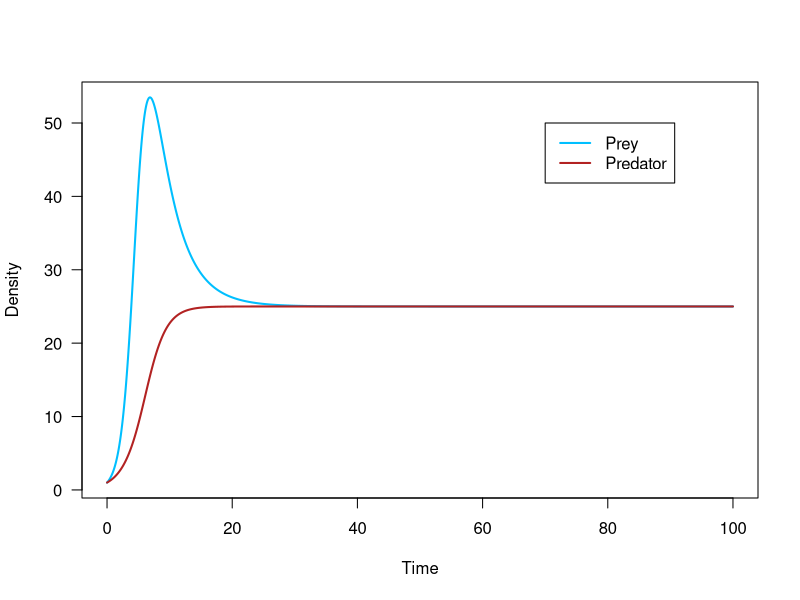
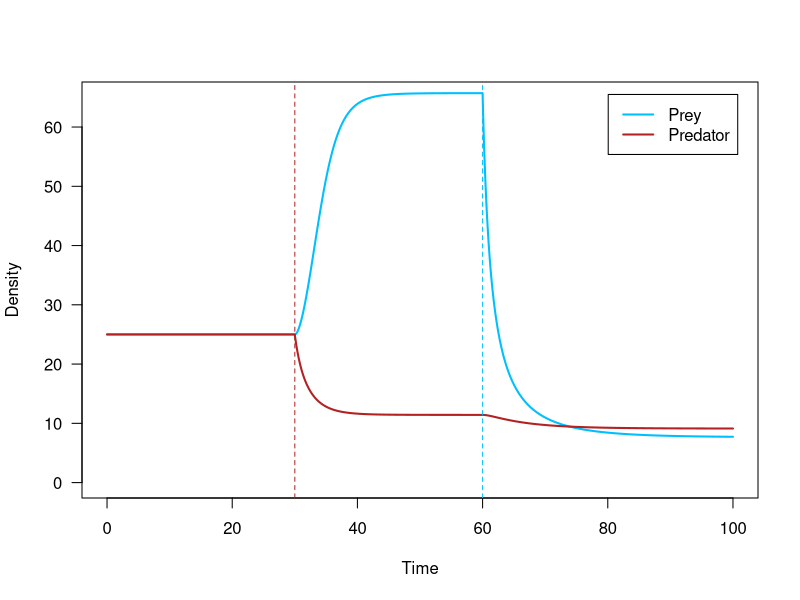
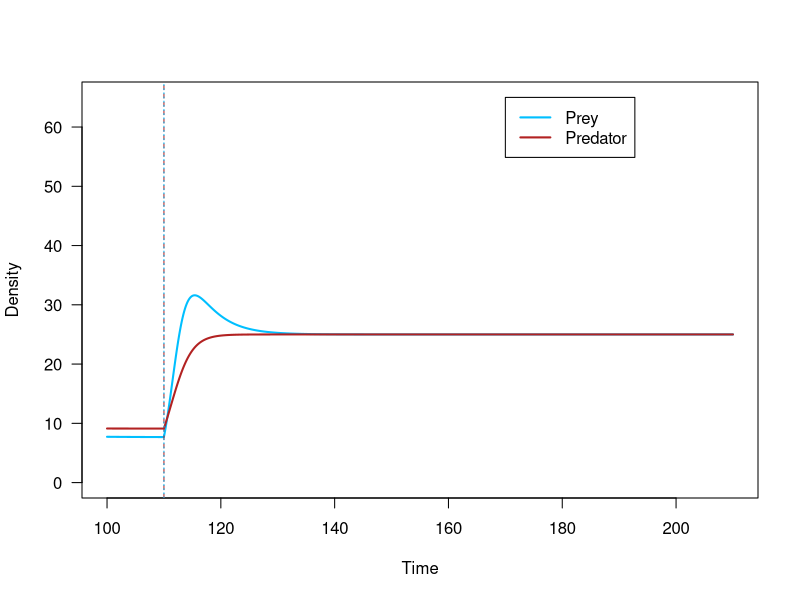
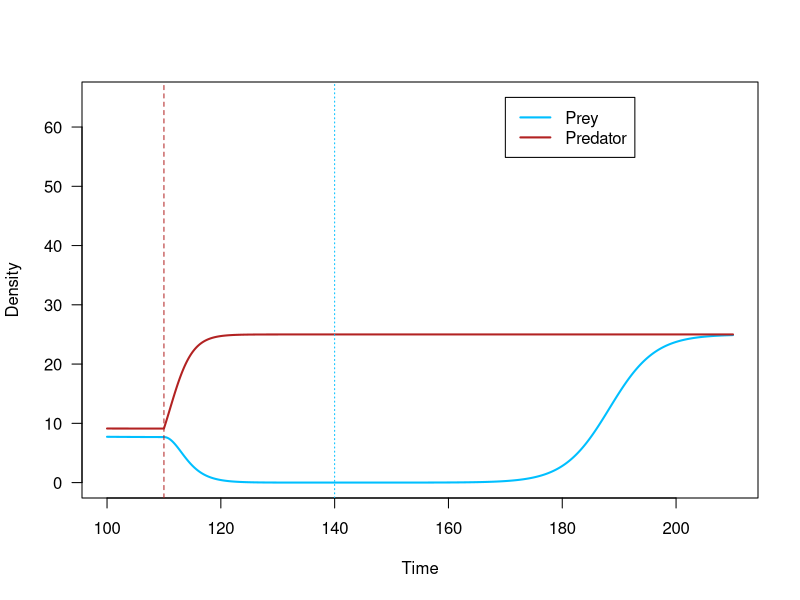
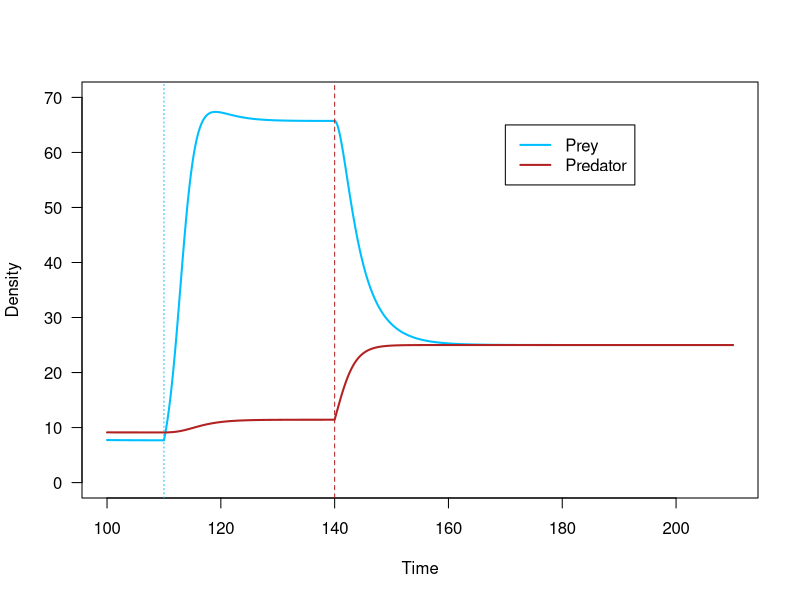
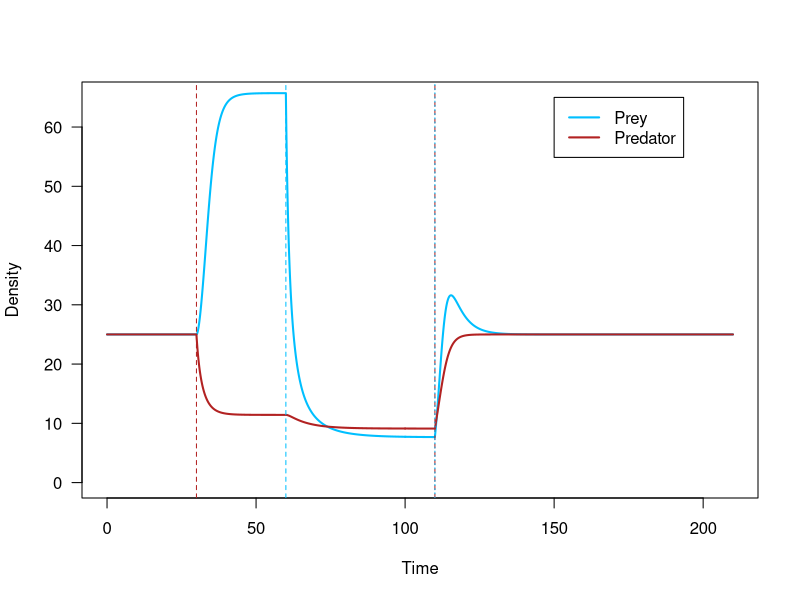
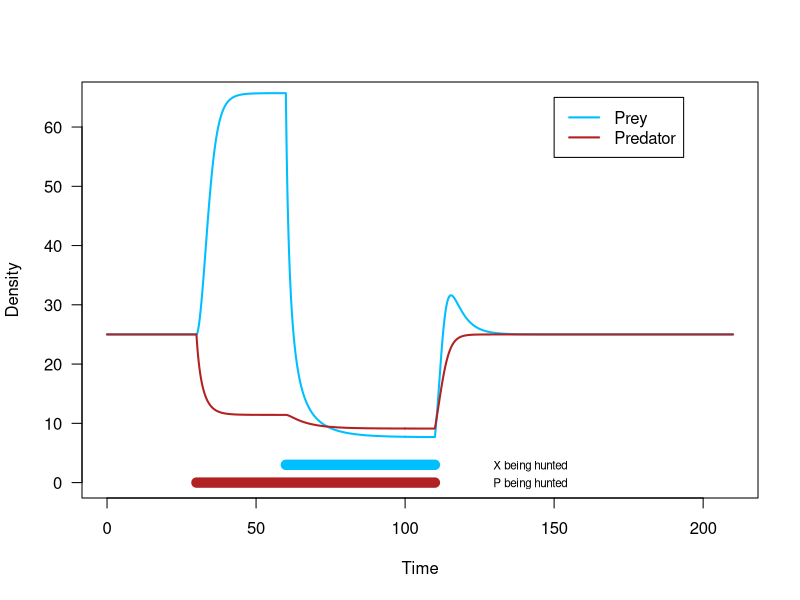
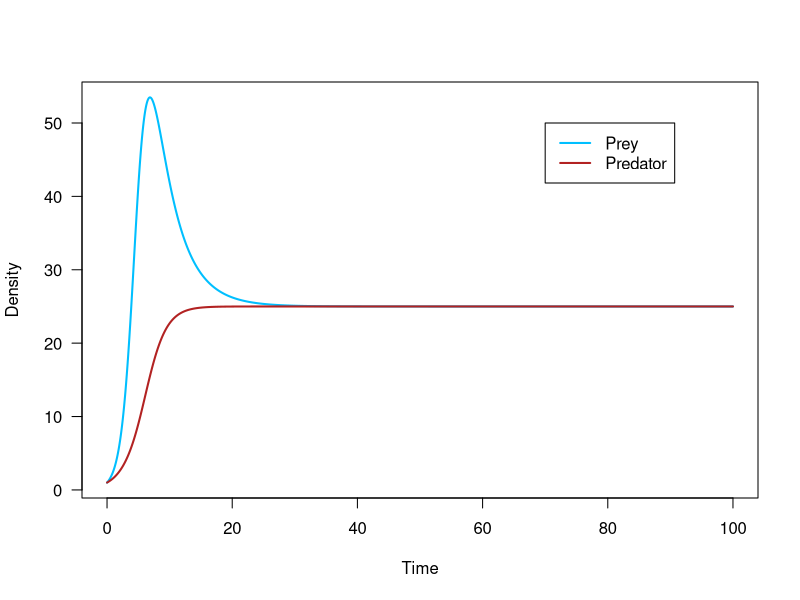

Reproduce these figures in R, in order.
## ---- chunk 1
knitr::opts_chunk$set(echo = TRUE)
## ---- chunk 2
r_x <- 1 		# prey X's growth rate
K_x <- 100 		# prey X's carrying capacity
a_x <- 0.03		# attack rate of predator on prey X
c <- 0.05		# predator's conversion efficiency
a_y <- 0.03		# attack rate of predator on prey Y
d_p <- 0.25		# mortality rate of predator
K_p <- 25		# predator's carrying capacity
Y <- 500		# abundance of other prey type
## ---- chunk 3
X0 <- 1 # prey X initial population size
P0 <- 1 # predator initial population size
## ---- chunk 4
# creating holding vectors and filling initial conditions
tset <- seq(from = 0, to = 100, length.out = 20000)
X.simu1 <- NaN*tset
X.simu1[1] <- X0
P.simu1 <- NaN*tset
P.simu1[1] <- P0

for(i in 2:length(tset)){
  # calculating change in time
	dt <- tset[i]-tset[i-1]
	
	# storing temporary variables
	X <- X.simu1[i-1]
	P <- P.simu1[i-1]
	
	# calculating change in population size of predator and prey
	dX <- ( r_x*X*(1-X/K_x) - a_x*P*X ) * dt
	dP <- ( P*(c*(a_x*X+a_y*Y)-d_p)*(1-P/K_p) ) * dt
	
	# calculating total population size of predator and prey
	# storing in holding vector
	X.simu1[i] <- X.simu1[i-1] + dX
	P.simu1[i] <- P.simu1[i-1] + dP
}
## ---- chunk 5
# storing colors for predator and prey
Xcol <- 'deepskyblue'
Pcol <- 'firebrick'
## ---- chunk 6
# plot prey (X.simu1) against time (tset)
plot(x = tset, y = X.simu1,
     type = 'l', las = 1, lwd = 2, col = Xcol,
     xlab = 'Time', ylab = 'Density')

# plot predator (P.simu1) against time (tset)
lines(x = tset, y = P.simu1,
      lwd = 2, col = Pcol)

# add a legend
legend(x = 70, y = 50, 
       lwd = 2,
       legend = c('Prey', 'Predator'),
       col = c(Xcol, Pcol))
## ---- chunk 7
# 
X0 <- X.simu1[length(tset)]
P0 <- P.simu1[length(tset)]
## ---- chunk 8
h_x <- 0.65 		# hunting rate of species X
h_p <- 0.325		# hunting rate of species P
## ---- chunk 9
# 
t_Pstart <- 30

# 
t_Xstart <- 60
## ---- chunk 10
# creating holding vectors and filling initial conditions
tset <- seq(from = 0, to = 100, length.out = 20000)
X.simu2 <- NaN*tset
X.simu2[1] <- X0
P.simu2 <- NaN*tset
P.simu2[1] <- P0
## ---- chunk 11
for(i in 2:length(tset)){
  
  # ifelse statements for hunting
	if(tset[i] < t_Pstart){ h_p_now <- 0 } ##setting the if statement for when h_p_now is 0
  else { h_p_now <- h_p } ##and if its not, then set h_p_now to be h_p
	
	if(tset[i] < t_Xstart){ h_x_now <- 0 } ##doing the same as above for h_x_now
  else { h_x_now <- h_x } ## ##doing the same as above for h_x_now and h_x
	
  # calculating change in time
	dt <- tset[i]-tset[i-1]
	
	# 
	X <- X.simu2[i-1]
	P <- P.simu2[i-1]
	
	# calculating change in population size for predator and prey
	dX <- ( r_x*X*(1-X/K_x) - a_x*P*X - h_x_now*X ) * dt #equation for prey with hunting
	dP <- ( P*(c*(a_x*X+a_y*Y)-d_p)*(1-P/K_p) - h_p_now*P ) * dt #equation for predators with hunting
	
	# calculating total population size for predator and prey
	X.simu2[i] <- X.simu2[i-1] + dX
	P.simu2[i] <- P.simu2[i-1] + dP
}
## ---- chunk 12
# Scenario 2:
# 

# plot prey (X.simu2) against time (tset)
plot(x = tset, y = X.simu2,
     type = 'l', las = 1, lwd = 2, col = Xcol,
     xlab = 'Time', ylab = 'Density',
     ylim = c(0, 65))

# plot predator (P.simu2) against time (tset)
lines(x = tset, y = P.simu2,
      lwd = 2, col = Pcol)

# add a legend
## New legend arguments!! What do they do? ##
legend(x = 'topright',  # turns out we can tell R to put the legend in a physical place on the plot
       inset = 0.03,   # the inset argument tells R how far inside the axes to place the legend
       lwd = 2,
       legend = c('Prey','Predator'),
       col = c(Xcol, Pcol))

# add vertical lines to indicate where hunting was turned on for each species
abline(v = t_Pstart, lty = 2, col = Pcol)
abline(v = t_Xstart, lty = 2, col = Xcol)
## ---- chunk 13
# 
X0_dis <- X.simu2[length(tset)]
P0_dis <- P.simu2[length(tset)]
## ---- chunk 14
tset2 <- seq(from = 100, to = 210,length.out = 21000)
## ---- chunk 15

t_stophunt <- 110

## ---- chunk 16

t_stopX <- 140

## ---- chunk 17

t_stopP <- 149

## ---- chunk 18
# creating holding vectors and storing initial conditions
X.simu3 <- NaN*tset2
X.simu3[1] <- X0_dis
P.simu3 <- NaN*tset2
P.simu3[1] <- P0_dis

# using tset2: time from 100 to 210
for(i in 2:length(tset2)){ #start at time step 2 from the second time step we set
	
  # if else statements
  ## if current time step is before (less than) t_stophunt hunting pressure stays as h_p
  ## else hunting pressure is set to 0 (no hunting after t_stophunt)
	if(tset2[i] < t_stophunt){ h_p_now <- h_p } else { h_p_now <- 0 }
	
  ## if current time step is before (less than) t_stophunt hunting pressure stays as h_x
  ## else hunting pressure is set to 0 (no hunting after t_stophunt)
	if(tset2[i] < t_stophunt){ h_x_now <- h_x } else { h_x_now <- 0 }
	
  # calculating change in time
	dt <- tset2[i]-tset2[i-1]
	
	# storing temporary variables
	X <- X.simu3[i-1] #prey at previous step
	P <- P.simu3[i-1] #preds at previous step
	
	# calculating change in population size
	dX <- (r_x*X*(1-X/K_x) - a_x*P*X - h_x_now*X ) * dt #hunting equation for prey
	dP <- (P*(c*(a_x*X+a_y*Y)-d_p)*(1-P/K_p) - h_p_now*P ) * dt #hunting equation for preds
	
	# calculating total population size and storing in holding vector
	X.simu3[i] <- X.simu3[i-1] + dX
	P.simu3[i] <- P.simu3[i-1] + dP
}
## ---- chunk 19
# Scenario 3:
# 

# plot prey (X.simu3) against time (tset2)
plot(x = tset2, y = X.simu3,
     type = 'l', las = 1, lwd = 2, col = Xcol,
     xlab = 'Time', ylab = 'Density',
     ylim = c(0, 65))

# plot predator (P.simu3) against time (tset2)
lines(x = tset2, y = P.simu3,
      lwd = 2, col = Pcol)

# add a legend
legend(x = 170, y = 65, 
       lwd = 2,
       legend = c('Prey', 'Predator'),
       col = c(Xcol, Pcol))

# add vertical lines to indicate where hunting stopped
abline(v = t_stophunt, lty = 2, col = Pcol)
abline(v = t_stophunt, lty = 3, col = Xcol)
## ---- chunk 20
# creating holding vectors and storing initial conditions
X.simu4 <- NaN*tset2
X.simu4[1] <- X0_dis
P.simu4 <- NaN*tset2
P.simu4[1] <- P0_dis

for(i in 2:length(tset2)){
	
  # if time is before t_stophunt, h_p_now = h_p
  # else, h_p_now = 0
	if(tset2[i] < t_stophunt){ h_p_now <- h_p } else { h_p_now <- 0 }
	
  # if time is before t_stopX, h_x_now = h_x
  # else, h_x_now = 0
	if(tset2[i] < t_stopX){ h_x_now <- h_x } else { h_x_now <- 0 }
	
  # calculating change in time
	dt <- tset2[i]-tset2[i-1]
	
	# storing temporary variables
	X <- X.simu4[i-1]
	P <- P.simu4[i-1]
	
	# calculating change in population size
	dX <- ( r_x*X*(1-X/K_x) - a_x*P*X - h_x_now*X ) * dt #prey
	dP <- ( P*(c*(a_x*X+a_y*Y)-d_p)*(1-P/K_p) - h_p_now*P ) * dt #pred
	
	# calculating total population size and storing in holding vector
	X.simu4[i] <- X.simu4[i-1] + dX
	P.simu4[i] <- P.simu4[i-1] + dP
}
## ---- chunk 21
# Scenario 4:
# 

# plot prey (X.simu4) against time (tset2)
plot(x = tset2, y = X.simu4,
     type = 'l', las = 1, lwd = 2, col = Xcol,
     xlab = 'Time', ylab = 'Density',
     ylim = c(0, 65))

# plot predator (P.simu4) against time (tset2)
lines(x = tset2, y = P.simu4,
      lwd = 2, col = Pcol)

# add a legend
legend(x = 170, y = 65, 
       lwd = 2,
       legend = c('Prey', 'Predator'),
       col = c(Xcol, Pcol))

# add vertical lines to indicate where hunting stopped
abline(v = t_stophunt, lty = 2, col = Pcol)
abline(v = t_stopX, lty = 3, col = Xcol)



## ---- chunk 22
#the population recovered but a while after hunting pressure stopped (redrew line as well)

## ---- chunk 23
# creating holding vectors and storing initial conditions
X.simu5 <- NaN*tset2
X.simu5[1] <- X0_dis
P.simu5 <- NaN*tset2
P.simu5[1] <- P0_dis

for(i in 2:length(tset2)){
  
  # if time is before t_stophunt, h_x_now = h_x --> switched hunting stop with time above
  # else, h_x_now = 0
	if(tset2[i] < t_stophunt){ h_x_now <- h_x } else { h_x_now <- 0 }
  
  # if time is before t_stopX, h_p_now = h_p --> switched with above
  # else, h_p_now = 0
	if(tset2[i] < t_stopX){ h_p_now <- h_p } else { h_p_now <- 0 }

  # calculating change in time
	dt <- tset2[i]-tset2[i-1]
	
	# storing temporary variables
	X <- X.simu5[i-1]
	P <- P.simu5[i-1]
	
	# calculating change in population size
	dX <- ( r_x*X*(1-X/K_x) - a_x*P*X - h_x_now*X ) * dt #prey
	dP <- ( P*(c*(a_x*X+a_y*Y)-d_p)*(1-P/K_p) - h_p_now*P ) * dt #pred
	
	# calculating total population size and storing in holding vector
	X.simu5[i] <- X.simu5[i-1] + dX
	P.simu5[i] <- P.simu5[i-1] + dP
}

## ---- chunk 24
# Scenario 5:
# 

# plot prey (X.simu4) against time (tset2)
plot(x = tset2, y = X.simu5,
     type = 'l', las = 1, lwd = 2, col = Xcol,
     xlab = 'Time', ylab = 'Density',
     ylim = c(0, 70)) #needed more space here

# plot predator (P.simu4) against time (tset2)
lines(x = tset2, y = P.simu5,
      lwd = 2, col = Pcol)

# add a legend
legend(x = 170, y = 65, 
       lwd = 2,
       legend = c('Prey', 'Predator'),
       col = c(Xcol, Pcol))

# add vertical lines to indicate where hunting stopped
abline(v = t_stopX, lty = 2, col = Pcol)
abline(v = t_stophunt, lty = 3, col = Xcol)



## ---- chunk 25
# 
## plot prey
plot(x = tset, y = X.simu2,
     type = 'l', las = 1, lwd = 2, col = Xcol,
     xlab = 'Time', ylab = 'Density',
     xlim = c(0, 210), ylim = c(0, 65))
## plot predator
lines(x = tset, y = P.simu2,
      lwd = 2, col = Pcol)

# 
## plot prey
lines(x = tset2, y = X.simu3,
      lwd = 2, col = Xcol)
## plot predator
lines(x = tset2, y = P.simu3,
      lwd = 2, col = Pcol)

# add a legend
legend(x = 150, y = 65, 
       legend = c('Prey','Predator'),
       lwd = 2,
       col = c(Xcol, Pcol))

# add vertical lines to indicate where hunting started
abline(v = t_Xstart, lty = 2, col = Xcol)
abline(v = t_Pstart, lty = 2, col = Pcol)

# ad vertical lines to indicate where hunting ended
abline(v = t_stophunt, lty = 2, col = Pcol)
abline(v = t_stophunt, lty = 3, col = Xcol)
## ---- chunk 26
# 
## plot prey
plot(x = tset, y = X.simu2,
     type = 'l', las = 1, lwd = 2, col = Xcol,
     xlab = 'Time', ylab = 'Density',
     xlim = c(0, 210), ylim = c(0, 65))
## plot predator
lines(x = tset, y = P.simu2,
      lwd = 2, col = Pcol)

# 
## plot prey
lines(x = tset2, y = X.simu3,
      lwd = 2, col = Xcol)
## plot predator
lines(x = tset2, y = P.simu3,
      lwd = 2, col = Pcol)

# add a legend
legend(x = 150, y = 65, 
       legend = c('Prey','Predator'),
       lwd = 2,
       col = c(Xcol, Pcol))

# add horizontal line to indicate when prey hunting occurred
lines(x = c(t_Xstart, t_stophunt), y = c(3, 3), 
      lwd = 10, col = Xcol)
text(x = 142, y = 2.8, 'X being hunted', cex = .7)

# add horizontal line to indicate where predator hunting occurred
lines(x = c(t_Pstart, t_stophunt), y = c(0, 0), 
      lwd = 10, col = Pcol)
text(x = 142, y = -.2, 'P being hunted', cex = .7)
## ---- chunk 27
Yset <- seq(from = 0, to = 1000,length.out = 50)
## ---- chunk 28
# checking to make sure that simulation has reached equilibrium

# plot prey (X.simu1) against time
plot(x = tset, y = X.simu1,
     type = 'l', las = 1, lwd = 2, col = Xcol, 
     xlab = 'Time', ylab = 'Density')

# plot predator a(P.simu1) against time
lines(x = tset, y = P.simu1,
      lwd = 2, col = Pcol)

# add a legend
legend(x = 70, y = 50, 
       legend = c('Prey','Predator'),
       col = c(Xcol, Pcol),
       lwd = 2)
## ---- chunk 29
Xstarset <- NaN*Yset
Pstarset <- NaN*Yset
## ---- chunk 30
for(j in 1:length(Yset)){
  # assign the value of Y
	Y <- Yset[j] 
	
	# create a holding vector for predator and prey populations
	# and fill with initial conditions
	X.simu <- NaN*tset
	X.simu[1] <- 1   
	P.simu <- NaN*tset 
	P.simu[1] <- 1
	
	for(i in 2:length(tset)){
	  # calculating change in time
		dt <- tset[i]-tset[i-1]
		
		# storing temporary variables
		X <- X.simu[i-1]
		P <- P.simu[i-1]
		
		# calculating change in population size
		dX <- ( r_x*X*(1-X/K_x) - a_x*P*X - h_x*X ) * dt
		dP <- ( P*(c*(a_x*X+a_y*Y)-d_p)*(1-P/K_p) - h_p*P ) * dt
		
		# calculating total population size
		X.simu[i] <- X.simu[i-1] + dX
		P.simu[i] <- P.simu[i-1] + dP	
	}
	
	# storing last population size (equilibrium population size) in holding vector
	Xstarset[j] <- X.simu[length(tset)]
	Pstarset[j] <- P.simu[length(tset)]
	
}
## ---- chunk 31
# plot stable equilibria of predator (Pstarset) against density of alternate prey (Yset)
plot(x = Yset, y = Pstarset,
     type = 'l', lwd = 2, col = Pcol, las = 1,
     xlab = 'Density of alternate prey, Y', ylab = 'Stable equilibria of predator, P*')

# plot stable equilibria of prey (Xstarset) against density of alternate prey (Yset)
plot(x = Yset, y = Xstarset,
     type = 'l', lwd = 2, col = Xcol, las = 1, 
     xlab = 'Density of alternate prey, Y', ylab = 'Stable equilibria of focal prey, X*')
## ---- chunk 32
r_x <- 1 		# prey X's growth rate
K_x <- 100 		# prey X's carrying capacity
a_x <- 0.03		# attack rate of predator on prey X
c <- 0.05		# predator's conversion efficiency
a_y <- 0.03		# attack rate of predator on prey Y
d_p <- 0.25		# mortality rate of predator
K_p <- 25		# predator's carrying capacity
Y <- 500		# abundance of other prey type

# storing colors for predator and prey
Xcol <- 'deepskyblue' #preds
Pcol <- 'firebrick' #prey

#set our initial conditions to be the equilibrium state of the system without hunting:
X0 <- X.simu1[length(tset)] #intial for prey
P0 <- P.simu1[length(tset)] #initial for preds
## ---- chunk 33
h_x <- 0.65 		# hunting rate of species X
h_p <- 0.325		# hunting rate of species P
## ---- chunk 34
# time start for preds
t_Pstart <- 30
# time start for prey
t_Xstart <- 60
## ---- chunk 35
# creating holding vectors and filling initial conditions
tset <- seq(from = 0, to = 100, length.out = 20000)
X.simu2 <- NaN*tset
X.simu2[1] <- X0
P.simu2 <- NaN*tset
P.simu2[1] <- P0
## ---- chunk 36
for(i in 2:length(tset)){ #start indexing at time step 2
  
  # ifelse statements for hunting
	if(tset[i] < t_Pstart){ h_p_now <- 0 } ##setting the if statement for when h_p_now is 0
  else { h_p_now <- h_p } ##and if its not, then set h_p_now to be h_p
	
	if(tset[i] < t_Xstart){ h_x_now <- 0 } ##doing the same as above for h_x_now
  else { h_x_now <- h_x } ## ##doing the same as above for h_x_now and h_x
	
  # calculating change in time
	dt <- tset[i]-tset[i-1]
	
	# storing temporary variables
	X <- X.simu2[i-1]
	P <- P.simu2[i-1]
	
	# calculating change in population size for predator and prey
	dX <- ( r_x*X*(1-X/K_x) - a_x*P*X - h_x_now*X ) * dt #equation for prey with hunting
	dP <- ( P*(c*(a_x*X+a_y*Y)-d_p)*(1-P/K_p) - h_p_now*P ) * dt #equation for predators with hunting
	
	# calculating total population size for predator and prey
	X.simu2[i] <- X.simu2[i-1] + dX
	P.simu2[i] <- P.simu2[i-1] + dP
}

## ---- chunk 37

t_stophunt <- 110 #1
t_stopX <- 140 #2
t_stopP <- 149 #3

## ---- chunk 38
# creating holding vectors and storing initial conditions
X.simu3 <- NaN*tset2
X.simu3[1] <- X0_dis
P.simu3 <- NaN*tset2
P.simu3[1] <- P0_dis

# using tset2: time from 100 to 210
for(i in 2:length(tset2)){ #start at time step 2 from the second time step we set
	
  # if else statements
  ## if current time step is before (less than) t_stophunt hunting pressure stays as h_p
  ## else hunting pressure is set to 0 (no hunting after t_stophunt)
	if(tset2[i] < t_stophunt){ h_p_now <- h_p } else { h_p_now <- 0 }
	
  ## if current time step is before (less than) t_stophunt hunting pressure stays as h_x
  ## else hunting pressure is set to 0 (no hunting after t_stophunt)
	if(tset2[i] < t_stophunt){ h_x_now <- h_x } else { h_x_now <- 0 }
	
  # calculating change in time
	dt <- tset2[i]-tset2[i-1]
	
	# storing temporary variables
	X <- X.simu3[i-1] #prey at previous step
	P <- P.simu3[i-1] #preds at previous step
	
	# calculating change in population size
	dX <- (r_x*X*(1-X/K_x) - a_x*P*X - h_x_now*X ) * dt #hunting equation for prey
	dP <- (P*(c*(a_x*X+a_y*Y)-d_p)*(1-P/K_p) - h_p_now*P ) * dt #hunting equation for preds
	
	# calculating total population size and storing in holding vector
	X.simu3[i] <- X.simu3[i-1] + dX
	P.simu3[i] <- P.simu3[i-1] + dP
}
## ---- chunk 39
## plot prey from simulation 2 where 
plot(x = tset, y = X.simu2, #putting prey into y axis, timeseries along x
     type = 'l', las = 1, lwd = 2, col = Xcol, #visuals
     xlab = 'Time', ylab = 'Density', #labels
     xlim = c(0, 210), ylim = c(0, 65)) #bounds of axes
## plot predator
lines(x = tset, y = P.simu2, #adding pred line
      lwd = 2, col = Pcol) #visuals

#this part is for the second half of the graph - later chunk of time steps 
## plot prey
lines(x = tset2, y = X.simu3, #prey from this for() loop
      lwd = 2, col = Xcol) #visuals
## plot predator
lines(x = tset2, y = P.simu3, #predator for this for() loop in y axis
      lwd = 2, col = Pcol) #visuals

# add a legend
legend(x = 150, y = 65, #position of legend
       legend = c('Prey','Predator'), #labels
       lwd = 2, #line type
       col = c(Xcol, Pcol)) #arrangement

# add horizontal line to indicate when prey hunting occurred
lines(x = c(t_Xstart, t_stophunt), y = c(3, 3), 
      lwd = 10, col = Xcol)
text(x = 142, y = 2.8, 'Prey being hunted', cex = .7)

# add horizontal line to indicate where predator hunting occurred
lines(x = c(t_Pstart, t_stophunt), y = c(0, 0), 
      lwd = 10, col = Pcol)
text(x = 142, y = -.2, 'Predator being hunted', cex = .7)

## ---- chunk 40
# plot stable equilibria of predator (Pstarset) against density of alternate prey (Yset)
plot(x = Yset, y = Pstarset,
     type = 'l', lwd = 2, col = Pcol, las = 1,
     xlab = 'Density of alternate prey, Y', ylab = 'Stable equilibria of predator, P*')

# plot stable equilibria of prey (Xstarset) against density of alternate prey (Yset)
plot(x = Yset, y = Xstarset,
     type = 'l', lwd = 2, col = Xcol, las = 1, 
     xlab = 'Density of alternate prey, Y', ylab = 'Stable equilibria of focal prey, X*')


## ---- chunk 41
#my parameter will be M
Mset <- seq(from = 0, to = 1000,length.out = 50)

for(j in 1:length(Mset)){
  # assign the value of Y
	Y <- Mset[j] 
	
	# create a holding vector for predator and prey populations
	# and fill with initial conditions
	X.simu <- NaN*tset
	X.simu[1] <- 1   
	P.simu <- NaN*tset 
	P.simu[1] <- 1
	
	for(i in 2:length(tset)){
	  # calculating change in time
		dt <- tset[i]-tset[i-1]
		
		# storing temporary variables
		X <- X.simu[i-1]
		P <- P.simu[i-1]
		
		# calculating change in population size
		dX <- ( r_x*X*(1-X/K_x) - a_x*P*X ) * dt
		dP <- ( P*(c*(a_x*X+a_y*Y)-d_p)*(1-P/K_p)) * dt
		
		# calculating total population size
		X.simu[i] <- X.simu[i-1] + dX
		P.simu[i] <- P.simu[i-1] + dP	
	}
	
	# storing last population size (equilibrium population size) in holding vector
	Xstarset[j] <- X.simu[length(tset)]
	Pstarset[j] <- P.simu[length(tset)]
	
}

Xstarset2 <- NaN*Mset
Pstarset2 <- NaN*Mset

# plot stable equilibria of predator (Pstarset) against density of alternate prey (Mset)
plot(x = Mset, y = Pstarset,
     type = 'l', lwd = 2, col = Pcol, las = 1,
     xlab = 'Density of alternate prey, M', ylab = 'Stable equilibria of predator, P*')

# plot stable equilibria of prey (Xstarset) against density of alternate prey (Mset)
plot(x = Mset, y = Xstarset,
     type = 'l', lwd = 2, col = Xcol, las = 1, 
     xlab = 'Density of alternate prey, M', ylab = 'Stable equilibria of focal prey, X*')

## ---- chunk 42

Y = 200
h_x = 0.65 
h_p = 0.325

#re-run for() loops but with new values for Y

# creating holding vectors and storing initial conditions - using initial time step, not extended
X.simu6 <- NaN*tset
X.simu6[1] <- X0_dis
P.simu6 <- NaN*tset
P.simu6[1] <- P0_dis

# using tset
for(i in 2:length(tset)){ #start at time step 2 from the second time step we set
	
  # if else statements
  ## if current time step is before (less than) t_stophunt hunting pressure stays as h_p
  ## else hunting pressure is set to 0 (no hunting after t_stophunt)
	if(tset[i] < t_stophunt){ h_p_now <- h_p } else { h_p_now <- 0 }
	
  ## if current time step is before (less than) t_stophunt hunting pressure stays as h_x
  ## else hunting pressure is set to 0 (no hunting after t_stophunt)
	if(tset[i] < t_stophunt){ h_x_now <- h_x } else { h_x_now <- 0 }
	
  # calculating change in time
	dt <- tset[i]-tset[i-1]
	
	# storing temporary variables
	X <- X.simu6[i-1] #prey at previous step
	P <- P.simu6[i-1] #preds at previous step
	
	# calculating change in population size
	dX <- (r_x*X*(1-X/K_x) - a_x*P*X - h_x_now*X ) * dt #hunting equation for prey (with new Y value)
	dP <- (P*(c*(a_x*X+a_y*Y)-d_p)*(1-P/K_p) - h_p_now*P ) * dt #hunting equation for preds (with new Y value)
	
	# calculating total population size and storing in holding vector
	X.simu6[i] <- X.simu6[i-1] + dX
	P.simu6[i] <- P.simu6[i-1] + dP
}

#and now plot

# plot prey (X.simu6) against time (tset2)
plot(x = tset, y = X.simu6,
     type = 'l', las = 1, lwd = 2, col = Xcol,
     xlab = 'Time', ylab = 'Density',
     ylim = c(0, 65)) 

# plot predator (P.simu6) against time (tset2)
lines(x = tset, y = P.simu6,
      lwd = 2, col = Pcol)

# add a legend
legend(x = 170, y = 65, 
       lwd = 2,
       legend = c('Prey', 'Predator'),
       col = c(Xcol, Pcol))

# add vertical lines to indicate where hunting stopped
abline(v = t_stophunt, lty = 2, col = Pcol)
abline(v = t_stophunt, lty = 3, col = Xcol)

# add a legend
legend(x = 60, y = 60, 
       legend = c('Prey','Predator'),
       lwd = 2,
       col = c(Xcol, Pcol))

## ---- chunk 43
tset3 <- seq(100,500,length.out=22000)

#have to reset Y
Y = 500

##SYNCHRONOUS:

# creating holding vectors and storing initial conditions
X.simu3 <- NaN*tset2
X.simu3[1] <- X0_dis
P.simu3 <- NaN*tset2
P.simu3[1] <- P0_dis

# using tset2: time from 100 to 210
for(i in 2:length(tset2)){ #start at time step 2 from the second time step we set
	
  # if else statements
  ## if current time step is before (less than) t_stophunt hunting pressure stays as h_p
  ## else hunting pressure is set to 0 (no hunting after t_stophunt)
	if(tset2[i] < t_stophunt){ h_p_now <- h_p } else { h_p_now <- 0 }
	
  ## if current time step is before (less than) t_stophunt hunting pressure stays as h_x
  ## else hunting pressure is set to 0 (no hunting after t_stophunt)
	if(tset2[i] < t_stophunt){ h_x_now <- h_x } else { h_x_now <- 0 }
	
  # calculating change in time
	dt <- tset2[i]-tset2[i-1]
	
	# storing temporary variables
	X <- X.simu3[i-1] #prey at previous step
	P <- P.simu3[i-1] #preds at previous step
	
	# calculating change in population size
	dX <- (r_x*X*(1-X/K_x) - a_x*P*X - h_x_now*X ) * dt #hunting equation for prey
	dP <- (P*(c*(a_x*X+a_y*Y)-d_p)*(1-P/K_p) - h_p_now*P ) * dt #hunting equation for preds
	
	# calculating total population size and storing in holding vector
	X.simu3[i] <- X.simu3[i-1] + dX
	P.simu3[i] <- P.simu3[i-1] + dP
}
## ---- chunk 44
# Scenario 3: Synchronous

# plot prey (X.simu3) against time (tset2)
plot(x = tset2, y = X.simu3,
     type = 'l', las = 1, lwd = 2, col = Xcol,
     xlab = 'Time', ylab = 'Density', main = "SYNCHRONOUS",
     ylim = c(0, 65))

# plot predator (P.simu3) against time (tset2)
lines(x = tset2, y = P.simu3,
      lwd = 2, col = Pcol)

# add a legend
legend(x = 170, y = 65, 
       lwd = 2,
       legend = c('Prey', 'Predator'),
       col = c(Xcol, Pcol))

# add vertical lines to indicate where hunting stopped
abline(v = t_stophunt, lty = 2, col = Pcol)
abline(v = t_stophunt, lty = 3, col = Xcol)

# add label  to indicate when prey and pred hunting occurred
text(x = 110, y = 60, 'Prey/Predator hunt stop', cex = .7)

## ---- chunk 45
#PREDATOR FIRST
t_stopX <- 140 #prey stop comes after
t_stopP <- 110 #predator stop comes first

#creating holding vectors and storing initial conditions
X.simu4 <- NaN*tset2
X.simu4[1] <- X0_dis
P.simu4 <- NaN*tset2
P.simu4[1] <- P0_dis

for(i in 2:length(tset2)){
	
  # if time is before t_stopP, h_p_now = h_p
  # else, h_p_now = 0
	if(tset2[i] < t_stopP){ h_p_now <- h_p } else { h_p_now <- 0 }
	
  # if time is before t_stopX, h_x_now = h_x
  # else, h_x_now = 0
	if(tset2[i] < t_stopX){ h_x_now <- h_x } else { h_x_now <- 0 }
	
  # calculating change in time
	dt <- tset2[i]-tset2[i-1]
	
	# storing temporary variables
	X <- X.simu4[i-1]
	P <- P.simu4[i-1]
	
	# calculating change in population size
	dX <- ( r_x*X*(1-X/K_x) - a_x*P*X - h_x_now*X ) * dt #prey
	dP <- ( P*(c*(a_x*X+a_y*Y)-d_p)*(1-P/K_p) - h_p_now*P ) * dt #pred
	
	# calculating total population size and storing in holding vector
	X.simu4[i] <- X.simu4[i-1] + dX
	P.simu4[i] <- P.simu4[i-1] + dP
}

#plot
# plot prey (X.simu4) against time (tset2)
plot(x = tset2, y = X.simu4,
     type = 'l', las = 1, lwd = 2, col = Xcol,
     xlab = 'Time', ylab = 'Density', main = "PREDATOR FIRST",
     ylim = c(0, 65))

# plot predator (P.simu4) against time (tset2)
lines(x = tset2, y = P.simu4,
      lwd = 2, col = Pcol)

# add a legend
legend(x = 170, y = 65, 
       lwd = 2,
       legend = c('Prey', 'Predator'),
       col = c(Xcol, Pcol))

# add vertical lines to indicate where hunting stopped
abline(v = t_stopP, lty = 2, col = Pcol)
abline(v = t_stopX, lty = 3, col = Xcol)

# add label  to indicate when prey hunting occurred
text(x = 142, y = 60, 'Prey hunt stop', cex = .7)

# add label to indicate where predator hunting occurred
text(x = 110, y = 60, 'Predator hunt stop', cex = .7)

## ---- chunk 46
#PREDATOR FIRST
t_stopX <- 110 #prey stop comes first
t_stopP <- 140 #predator stop comes after

#creating holding vectors and storing initial conditions
X.simu4 <- NaN*tset2
X.simu4[1] <- X0_dis
P.simu4 <- NaN*tset2
P.simu4[1] <- P0_dis

for(i in 2:length(tset2)){
	
  # if time is before t_stopP, h_p_now = h_p
  # else, h_p_now = 0
	if(tset2[i] < t_stopP){ h_p_now <- h_p } else { h_p_now <- 0 }
	
  # if time is before t_stopX, h_x_now = h_x
  # else, h_x_now = 0
	if(tset2[i] < t_stopX){ h_x_now <- h_x } else { h_x_now <- 0 }
	
  # calculating change in time
	dt <- tset2[i]-tset2[i-1]
	
	# storing temporary variables
	X <- X.simu4[i-1]
	P <- P.simu4[i-1]
	
	# calculating change in population size
	dX <- ( r_x*X*(1-X/K_x) - a_x*P*X - h_x_now*X ) * dt #prey
	dP <- ( P*(c*(a_x*X+a_y*Y)-d_p)*(1-P/K_p) - h_p_now*P ) * dt #pred
	
	# calculating total population size and storing in holding vector
	X.simu4[i] <- X.simu4[i-1] + dX
	P.simu4[i] <- P.simu4[i-1] + dP
}

#plot
# plot prey (X.simu4) against time (tset2)
plot(x = tset2, y = X.simu4,
     type = 'l', las = 1, lwd = 2, col = Xcol,
     xlab = 'Time', ylab = 'Density', main = "PREDATOR FIRST",
     ylim = c(0, 70))

# plot predator (P.simu4) against time (tset2)
lines(x = tset2, y = P.simu4,
      lwd = 2, col = Pcol)

# add a legend
legend(x = 170, y = 65, 
       lwd = 2,
       legend = c('Prey', 'Predator'),
       col = c(Xcol, Pcol))

# add vertical lines to indicate where hunting stopped
abline(v = t_stopP, lty = 2, col = Pcol)
abline(v = t_stopX, lty = 3, col = Xcol)

# add label  to indicate when prey hunting occurred
text(x = 110, y = 0, 'Prey hunt stop', cex = .7)

# add label to indicate where predator hunting occurred
text(x = 140, y = 0, 'Predator hunt stop', cex = .7)
